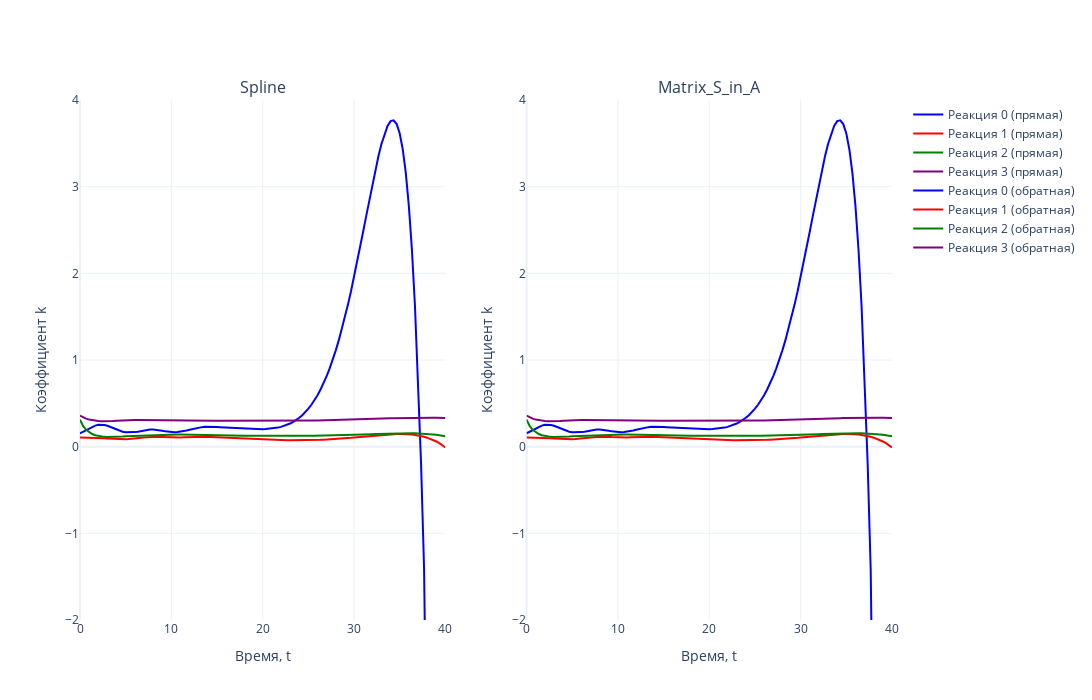

The code cell stored with this chart in its notebook:
### Code cell
# Задаем цвета (4 цвета для реакций)
colors = ['blue', 'red', 'green', 'purple']

# Создаем два подграфика (2 столбца, 1 строка)
fig = make_subplots(rows=1, cols=2, subplot_titles=['Spline', 'Matrix_S_in_A'])

# Первый график (прямая задача)
for i in range(N_REACTION):  
    fig.add_trace(go.Scatter(
        x=tsteps, 
        y=k_spline_NM[i, :], 
        mode='lines', 
        name=f'Реакция {i} (прямая)',
        line=dict(color=colors[i % len(colors)])  # Применяем цвета циклично
    ), row=1, col=1)

# Второй график (обратная задача)
for i in range(N_REACTION):  
    fig.add_trace(go.Scatter(
        x=tsteps, 
        y=k_mod_steh_matr[i, :], 
        mode='lines', 
        name=f'Реакция {i} (обратная)',
        line=dict(color=colors[i % len(colors)])  # Применяем цвета циклично
    ), row=1, col=2)

# Настройки общего макета
fig.update_layout(
    template='plotly_white',
    width=1400,  # Общая ширина холста
    height=700,  # Высота холста
    showlegend=True
)

# Ограничение оси Y
fig.update_yaxes(range=[-2, 4], title_text='Коэффициент k', row=1, col=1)
fig.update_yaxes(range=[-2, 4], title_text='Коэффициент k', row=1, col=2)

# Подписи оси X
fig.update_xaxes(title_text='Время, t', row=1, col=1)
fig.update_xaxes(title_text='Время, t', row=1, col=2)

# Отображение графика
fig.show()
